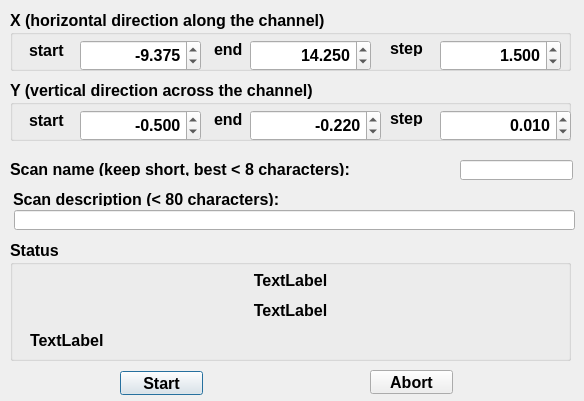
<?xml version="1.0" encoding="UTF-8"?>
<ui version="4.0">
 <class>dlgScanGrid</class>
 <widget class="QDialog" name="dlgScanGrid">
  <property name="geometry">
   <rect>
    <x>0</x>
    <y>0</y>
    <width>584</width>
    <height>401</height>
   </rect>
  </property>
  <property name="font">
   <font>
    <pointsize>12</pointsize>
    <weight>75</weight>
    <bold>true</bold>
   </font>
  </property>
  <property name="windowTitle">
   <string>2D grid scan for laminar flow SAXS</string>
  </property>
  <widget class="QPushButton" name="pbStartScan">
   <property name="geometry">
    <rect>
     <x>120</x>
     <y>371</y>
     <width>83</width>
     <height>24</height>
    </rect>
   </property>
   <property name="font">
    <font>
     <weight>75</weight>
     <bold>true</bold>
    </font>
   </property>
   <property name="text">
    <string>Start</string>
   </property>
  </widget>
  <widget class="QPushButton" name="pbAbortScan">
   <property name="geometry">
    <rect>
     <x>370</x>
     <y>370</y>
     <width>83</width>
     <height>24</height>
    </rect>
   </property>
   <property name="cursor">
    <cursorShape>OpenHandCursor</cursorShape>
   </property>
   <property name="text">
    <string>Abort</string>
   </property>
  </widget>
  <widget class="QGroupBox" name="groupBox">
   <property name="geometry">
    <rect>
     <x>10</x>
     <y>10</y>
     <width>561</width>
     <height>61</height>
    </rect>
   </property>
   <property name="title">
    <string>X (horizontal direction along the channel)</string>
   </property>
   <widget class="QLabel" name="label">
    <property name="geometry">
     <rect>
      <x>19</x>
      <y>32</y>
      <width>51</width>
      <height>16</height>
     </rect>
    </property>
    <property name="text">
     <string>start</string>
    </property>
   </widget>
   <widget class="QLabel" name="label_2">
    <property name="geometry">
     <rect>
      <x>204</x>
      <y>31</y>
      <width>51</width>
      <height>16</height>
     </rect>
    </property>
    <property name="text">
     <string>end</string>
    </property>
   </widget>
   <widget class="QLabel" name="label_3">
    <property name="geometry">
     <rect>
      <x>380</x>
      <y>30</y>
      <width>61</width>
      <height>16</height>
     </rect>
    </property>
    <property name="text">
     <string>step</string>
    </property>
   </widget>
   <widget class="QDoubleSpinBox" name="dsbXstart">
    <property name="geometry">
     <rect>
      <x>70</x>
      <y>30</y>
      <width>121</width>
      <height>31</height>
     </rect>
    </property>
    <property name="alignment">
     <set>Qt::AlignRight|Qt::AlignTrailing|Qt::AlignVCenter</set>
    </property>
    <property name="decimals">
     <number>3</number>
    </property>
    <property name="minimum">
     <double>-200.000000000000000</double>
    </property>
    <property name="maximum">
     <double>200.000000000000000</double>
    </property>
    <property name="singleStep">
     <double>0.005000000000000</double>
    </property>
    <property name="value">
     <double>-9.375000000000000</double>
    </property>
   </widget>
   <widget class="QDoubleSpinBox" name="dsbXend">
    <property name="geometry">
     <rect>
      <x>240</x>
      <y>30</y>
      <width>121</width>
      <height>31</height>
     </rect>
    </property>
    <property name="alignment">
     <set>Qt::AlignRight|Qt::AlignTrailing|Qt::AlignVCenter</set>
    </property>
    <property name="decimals">
     <number>3</number>
    </property>
    <property name="minimum">
     <double>-200.000000000000000</double>
    </property>
    <property name="maximum">
     <double>200.000000000000000</double>
    </property>
    <property name="singleStep">
     <double>0.005000000000000</double>
    </property>
    <property name="value">
     <double>14.250000000000000</double>
    </property>
   </widget>
   <widget class="QDoubleSpinBox" name="dsbXstep">
    <property name="geometry">
     <rect>
      <x>430</x>
      <y>30</y>
      <width>121</width>
      <height>31</height>
     </rect>
    </property>
    <property name="alignment">
     <set>Qt::AlignRight|Qt::AlignTrailing|Qt::AlignVCenter</set>
    </property>
    <property name="decimals">
     <number>3</number>
    </property>
    <property name="minimum">
     <double>-200.000000000000000</double>
    </property>
    <property name="maximum">
     <double>200.000000000000000</double>
    </property>
    <property name="singleStep">
     <double>0.005000000000000</double>
    </property>
    <property name="value">
     <double>1.500000000000000</double>
    </property>
   </widget>
  </widget>
  <widget class="QGroupBox" name="groupBox_2">
   <property name="geometry">
    <rect>
     <x>10</x>
     <y>80</y>
     <width>561</width>
     <height>61</height>
    </rect>
   </property>
   <property name="title">
    <string>Y (vertical direction across the channel)</string>
   </property>
   <widget class="QLabel" name="label_4">
    <property name="geometry">
     <rect>
      <x>19</x>
      <y>32</y>
      <width>51</width>
      <height>16</height>
     </rect>
    </property>
    <property name="text">
     <string>start</string>
    </property>
   </widget>
   <widget class="QLabel" name="label_5">
    <property name="geometry">
     <rect>
      <x>204</x>
      <y>31</y>
      <width>51</width>
      <height>16</height>
     </rect>
    </property>
    <property name="text">
     <string>end</string>
    </property>
   </widget>
   <widget class="QLabel" name="label_6">
    <property name="geometry">
     <rect>
      <x>380</x>
      <y>30</y>
      <width>61</width>
      <height>16</height>
     </rect>
    </property>
    <property name="text">
     <string>step</string>
    </property>
   </widget>
   <widget class="QDoubleSpinBox" name="dsbYstart">
    <property name="geometry">
     <rect>
      <x>70</x>
      <y>30</y>
      <width>121</width>
      <height>31</height>
     </rect>
    </property>
    <property name="alignment">
     <set>Qt::AlignRight|Qt::AlignTrailing|Qt::AlignVCenter</set>
    </property>
    <property name="decimals">
     <number>3</number>
    </property>
    <property name="minimum">
     <double>-200.000000000000000</double>
    </property>
    <property name="maximum">
     <double>200.000000000000000</double>
    </property>
    <property name="singleStep">
     <double>0.005000000000000</double>
    </property>
    <property name="value">
     <double>-0.500000000000000</double>
    </property>
   </widget>
   <widget class="QDoubleSpinBox" name="dsbYend">
    <property name="geometry">
     <rect>
      <x>240</x>
      <y>30</y>
      <width>131</width>
      <height>31</height>
     </rect>
    </property>
    <property name="alignment">
     <set>Qt::AlignRight|Qt::AlignTrailing|Qt::AlignVCenter</set>
    </property>
    <property name="decimals">
     <number>3</number>
    </property>
    <property name="minimum">
     <double>-200.000000000000000</double>
    </property>
    <property name="maximum">
     <double>200.000000000000000</double>
    </property>
    <property name="singleStep">
     <double>0.005000000000000</double>
    </property>
    <property name="value">
     <double>-0.220000000000000</double>
    </property>
   </widget>
   <widget class="QDoubleSpinBox" name="dsbYstep">
    <property name="geometry">
     <rect>
      <x>430</x>
      <y>30</y>
      <width>131</width>
      <height>31</height>
     </rect>
    </property>
    <property name="alignment">
     <set>Qt::AlignRight|Qt::AlignTrailing|Qt::AlignVCenter</set>
    </property>
    <property name="decimals">
     <number>3</number>
    </property>
    <property name="minimum">
     <double>-200.000000000000000</double>
    </property>
    <property name="maximum">
     <double>200.000000000000000</double>
    </property>
    <property name="singleStep">
     <double>0.005000000000000</double>
    </property>
    <property name="value">
     <double>0.010000000000000</double>
    </property>
   </widget>
  </widget>
  <widget class="QLabel" name="label_7">
   <property name="geometry">
    <rect>
     <x>10</x>
     <y>160</y>
     <width>421</width>
     <height>16</height>
    </rect>
   </property>
   <property name="text">
    <string>Scan name (keep short, best &lt; 8 characters):</string>
   </property>
  </widget>
  <widget class="QLineEdit" name="leScanName">
   <property name="geometry">
    <rect>
     <x>460</x>
     <y>160</y>
     <width>113</width>
     <height>20</height>
    </rect>
   </property>
  </widget>
  <widget class="QLineEdit" name="leScanRemark">
   <property name="geometry">
    <rect>
     <x>14</x>
     <y>210</y>
     <width>561</width>
     <height>20</height>
    </rect>
   </property>
  </widget>
  <widget class="QLabel" name="label_8">
   <property name="geometry">
    <rect>
     <x>13</x>
     <y>190</y>
     <width>381</width>
     <height>16</height>
    </rect>
   </property>
   <property name="text">
    <string>Scan description (&lt; 80 characters):</string>
   </property>
  </widget>
  <widget class="QGroupBox" name="groupBox_3">
   <property name="geometry">
    <rect>
     <x>10</x>
     <y>240</y>
     <width>561</width>
     <height>121</height>
    </rect>
   </property>
   <property name="title">
    <string>Status</string>
   </property>
   <widget class="QLabel" name="lblStatusText">
    <property name="geometry">
     <rect>
      <x>20</x>
      <y>90</y>
      <width>531</width>
      <height>21</height>
     </rect>
    </property>
    <property name="autoFillBackground">
     <bool>false</bool>
    </property>
    <property name="text">
     <string>TextLabel</string>
    </property>
   </widget>
   <widget class="QLabel" name="lblMotorPosition">
    <property name="geometry">
     <rect>
      <x>20</x>
      <y>60</y>
      <width>521</width>
      <height>21</height>
     </rect>
    </property>
    <property name="text">
     <string>TextLabel</string>
    </property>
    <property name="alignment">
     <set>Qt::AlignCenter</set>
    </property>
   </widget>
   <widget class="QLabel" name="lblScanName">
    <property name="geometry">
     <rect>
      <x>20</x>
      <y>30</y>
      <width>521</width>
      <height>21</height>
     </rect>
    </property>
    <property name="text">
     <string>TextLabel</string>
    </property>
    <property name="alignment">
     <set>Qt::AlignCenter</set>
    </property>
   </widget>
  </widget>
 </widget>
 <tabstops>
  <tabstop>dsbXstart</tabstop>
  <tabstop>dsbXend</tabstop>
  <tabstop>dsbXstep</tabstop>
  <tabstop>dsbYstart</tabstop>
  <tabstop>dsbYend</tabstop>
  <tabstop>dsbYstep</tabstop>
  <tabstop>leScanName</tabstop>
  <tabstop>leScanRemark</tabstop>
  <tabstop>pbStartScan</tabstop>
  <tabstop>pbAbortScan</tabstop>
 </tabstops>
 <resources/>
 <connections/>
</ui>
